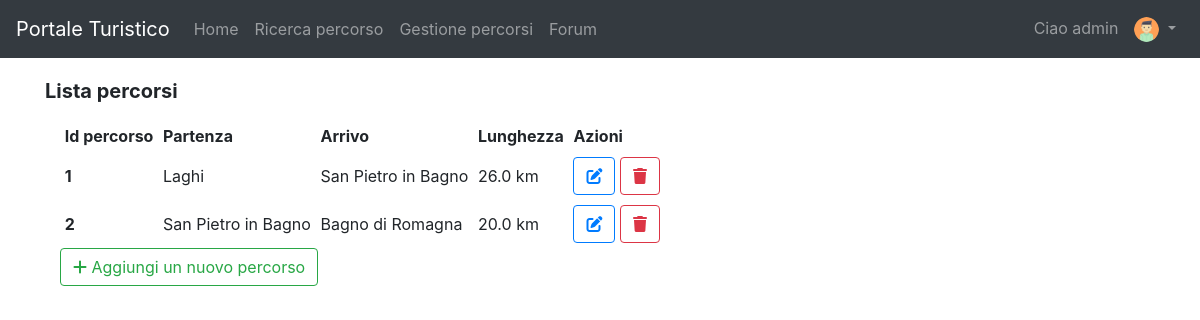
Screenshot of /path/show/ (signed in) with the database file from the repository.
### pathManagement/models.py (models this page shows, shortened)
class Path(models.Model):
    activityChoices = (
        ('relax', 'Relax'),
        ('didattica', 'Didattica'),
        ('esplorazione', 'Esplorazione'),
        ('escursionismo', 'Escursionismo'),
    )
    locationChoices = (
        ('bagnodiromagna', 'Bagno di Romagna'),
        ('sanpietroinbagno', 'San Pietro in Bagno'),
        ('acquapartita', 'Acquapartita'),
        ('laghi', 'Laghi'),
        ('alfero', 'Alfero'),
    )
    difficultyChoices = (
        ('facile', 'Facile'),
        ('medio', 'Medio'),
        ('difficile', 'Difficile'),
    )
    contextChoices = (
        ('collinare', 'Collinare'),
        ('urbano', 'Urbano'),
        ('fluviale', 'Fluviale'),
        ('boschivo', 'Boschivo'),
        ('laghi', 'Laghi'),
    )
    transportChoices = (
        ('automobile', 'Automobile'),
        ('bicidacittà', 'Bici da città'),
        ('piedi', 'Piedi'),
        ('mountainbike', 'Mountain bike'),
    )
    audienceChoices = (
        ('famiglia', 'Famiglia'),
        ('gruppi', 'Gruppi'),
        ('coppie', 'Coppie'),
        ('mobilitàridotta', 'Mobilità ridotta'),
        ('escursionisti', 'Escursionisti'),
        ('sportivi', 'Sportivi'),
    )
    id = models.PositiveIntegerField(primary_key=True)
    activity = models.CharField(max_length=30, choices=activityChoices)
    start = models.CharField(max_length=30, choices=locationChoices)
    end = models.CharField(max_length=30, choices=locationChoices)
    gradient = models.IntegerField()
    walkTime = models.PositiveIntegerField()
    bikeTime = models.PositiveIntegerField(blank=True, default=0)
    carriageablePath = models.FloatField(blank=True, default=0, validators=[MinValueValidator(0)])
    nonCarriageablePath = models.FloatField(blank=True, default=0, validators=[MinValueValidator(0)])
    totalKilometers = models.FloatField(editable=False, blank=True, default='0')
    difficulty = models.CharField(max_length=30, choices=difficultyChoices)
    difficultyImage = models.ImageField(blank=False, upload_to=user_directory_path)
    context = MultiSelectField(choices=contextChoices)
    contextImage = models.ImageField(blank=False, upload_to=user_directory_path)
    transport = MultiSelectField(choices=transportChoices)
    transportImage = models.ImageField(blank=False, upload_to=user_directory_path)
    audience = MultiSelectField(choices=audienceChoices)
    audienceImage = models.ImageField(blank=False, upload_to=user_directory_path)
    path = models.ImageField(blank=False, upload_to=user_directory_path)
    cover = models.ImageField(blank=False, upload_to=user_directory_path)
    class Meta:
        ordering = ['id']

### pathManagement/views.py (the view)
# urls.py: path('show/', ShowPath.as_view(), name='showPath'),
class ShowPath(bc.StaffuserRequiredMixin, ListView):
    model = Path
    template_name = 'showPath.html'

### pathManagement/templates/showPath.html (shortened to what this page needs)
{% extends 'base.html' %}
{% block slideshow %}
    <div class="container py-4">
        <div class="col-md-12">
            <div class="row pb-2">
                <h5><b>Lista percorsi</b></h5>
            </div>
            <table class="table-sm"
                   data-toggle="table"
                   data-pagination="true"
                   data-search="true">
                <thead class="thead-light">
                <tr>
                    <th scope="col" data-sortable="true" data-field="id">Id percorso</th>
                    <th scope="col" data-sortable="true" data-field="start">Partenza</th>
                    <th scope="col" data-sortable="true" data-field="end">Arrivo</th>
                    <th scope="col" data-sortable="true" data-field="path">Lunghezza</th>
                    <th scope="col">Azioni</th>
                </tr>
                </thead>
                <tbody>
                {% for object in object_list %}
                    <tr>
                        <th scope="row">{{ object.id }}</th>
                        <td>{{ object.get_start_display }}</td>
                        <td>{{ object.get_end_display }}</td>
                        <td>{{ object.totalKilometers }} km</td>
                        <td>
                            <a role="button" class="btn btn-outline-primary" href="{% url 'editPath' object.pk %}"
                               title="Modifica percorso"><i
                                    class="fas fa-edit"></i></a>
                            <a role="button" class="btn btn-outline-danger" href="{% url 'removePath' object.pk %}"
                               title="Elimina categoria"
                               onclick="return confirm('Vuoi davvero eliminare la categoria?')"><i
                                    class="fas fa-trash"></i></a>
                        </td>
                    </tr>
                {% empty %}
                    <div class="alert alert-info" role="alert" style="text-align: center">
                        Nessun percorso ancora inserito, utilizza il pulsante
                        "Aggiungi un nuovo percorso"
                    </div>
                {% endfor %}
                </tbody>
            </table>
            <div class="float-left">
                 <a role="button" class="btn btn-outline-success" href="{% url 'insertPath' %}"> <i
                    class="fas fa-plus"></i> Aggiungi un nuovo percorso</a>
            </div>
        </div>
    </div>
{% endblock %}

### templates/base.html (shortened to what this page needs)
{% load static %}
<!doctype html>
<html lang="en">
<head>
    <link rel="stylesheet" href="https://stackpath.bootstrapcdn.com/bootstrap/4.5.0/css/bootstrap.min.css"
>
    <link rel="stylesheet" href="https://cdnjs.cloudflare.com/ajax/libs/font-awesome/4.7.0/css/font-awesome.min.css">
    <link rel="stylesheet" href="https://unpkg.com/bootstrap-table@1.16.0/dist/bootstrap-table.min.css">
    <link rel="stylesheet" href="{% static 'css/style.css' %}">
</head>
<body>
<header>
    <nav class="navbar navbar-expand-md navbar-dark fixed-top bg-dark">
        <a class="navbar-brand" href="{% url 'homepage' %}">Portale Turistico</a>
        <div class="collapse navbar-collapse" id="navbarNav">
            <ul class="navbar-nav">
                <li class="nav-item">
                    <a class="nav-link" href="{% url 'homepage' %}">Home <span class="sr-only">(current)</span></a>
                </li>
                <li class="nav-item">
                    <a class="nav-link" href="{% url 'searchPath' %}">Ricerca percorso</a>
                </li>
                {% if request.user.is_staff %}
                    <li class="nav-item">
                        <a class="nav-link" href="{% url 'showPath' %}">Gestione percorsi</a>
                    </li>
                {% endif %}
                <li class="nav-item">
                    <a class="nav-link" href="{% url 'mainPageCategory' %}">Forum</a>
                </li>
            </ul>
            {% if not user.is_authenticated %}
                <ul class="navbar-nav ml-auto">
                    <li class="nav-item">
                        <a class="nav-link" href="{% url 'login' %}">Accedi</a>
                    </li>
                    <li class="nav-item">
                        <a class="nav-link" href="{% url 'registration' %}">Registrati</a>
                    </li>
                </ul>
            {% else %}
                <ul class="navbar-nav ml-auto">
                    <li class="nav-link">Ciao {{ user.username }} </li>
                    <li class="nav-item dropdown">
                        <a class="nav-link dropdown-toggle" href="#" id="navbarDropdown" role="button"
                           data-toggle="dropdown" aria-haspopup="true" aria-expanded="false">
                            <img class="rounded-circle" width="25" height="25" src="{{ user.profile.avatar.url }}">
                        </a>
                    </li>
                </ul>
            {% endif %}
        </div>
    </nav>
    {% block slideshow %}{% endblock %}
</header>
</body>
</html>

### static/css/style.css (style rules this page uses)
body { padding-top: 55px; height: 100%; position: relative; }
html, header, .view { height: 100%; }

### rows the page displays
Path: id "1", start "Laghi", end "San Pietro in Bagno", totalKilometers "26.0"
Path: id "2", start "San Pietro in Bagno", end "Bagno di Romagna", totalKilometers "20.0"

### other values shown
{{ user.username }} "admin"
